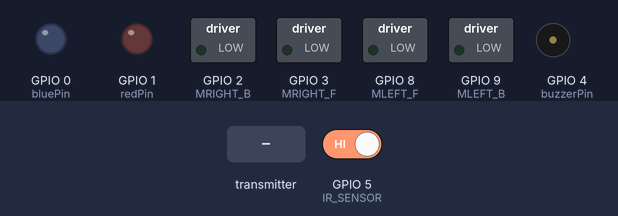
Bench run of a sketch on a simulated ESP32-S3. Parts: switched loads named in the sketch (green lamp = pin HIGH), output pins drawn as LEDs (lit = HIGH), buzzer (waves = sounding). Dashed ring = blinking. Inputs (shaded band) come from the test bench; at power-on: GPIO 5 (IR_SENSOR) HIGH. What the sketch prints to the serial monitor is not drawn.

Above: at 1.2 s.
1.3 s: the transmitter starts sending sysOn = 1
At 1.36 s:
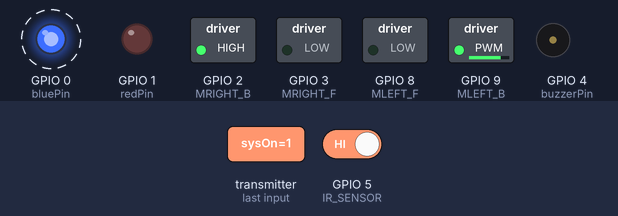
4.8 s: the transmitter starts sending x = 4095
At 4.88 s:
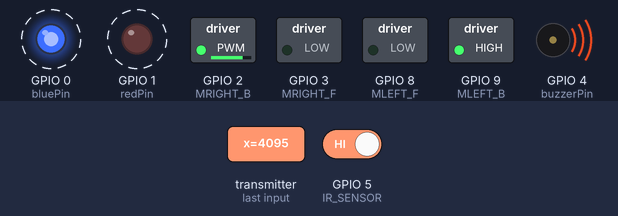
8.3 s: the transmitter starts sending y = 1024
At 8.4 s:
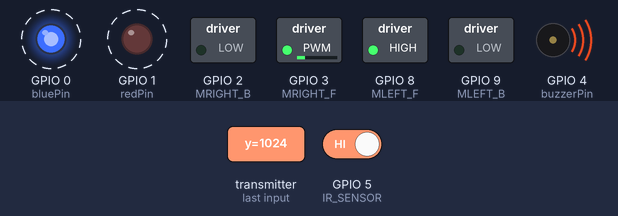
11.8 s: the transmitter starts sending x = 0
At 11.92 s:
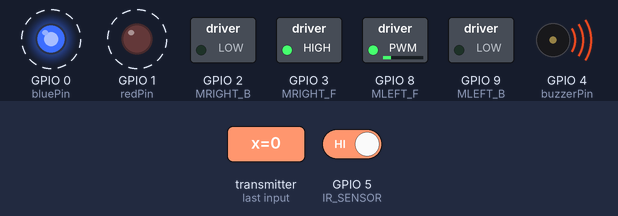
15.3 s: the transmitter starts sending y = 4095
At 15.37 s:
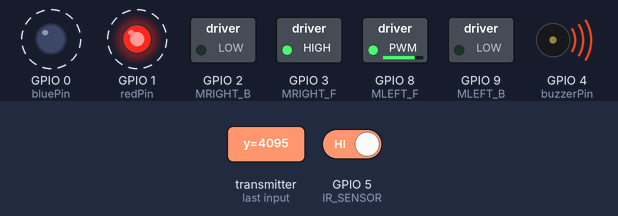
18.8 s: the transmitter starts sending sysOn = 0
At 20.2 s:
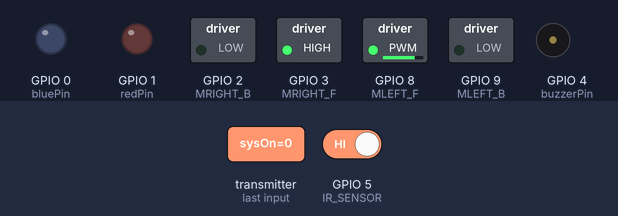
Timing chart, 0 to 21.3 s (numbered marks = the images above; inputs shaded):
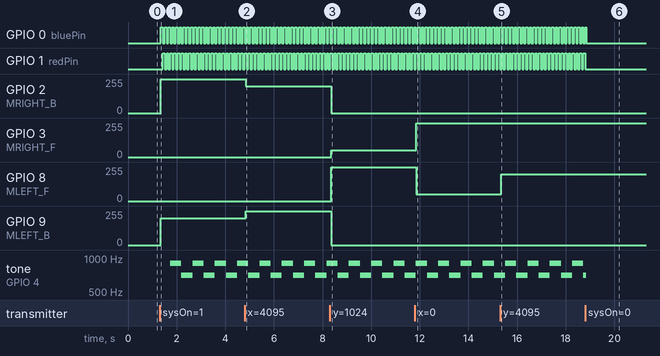

Measured:
- after the input at 1.3 s, GPIO 0 (bluePin): alternates HIGH for 0.08 s and LOW for 0.08 s, starting after 0.05 s; GPIO 1 (redPin): alternates HIGH for 0.08 s and LOW for 0.08 s, starting after 0.13 s
- after the input at 4.8 s, GPIO 2 (MRIGHT_B): 255/255 → 200/255 after 0.05 s; GPIO 9 (MLEFT_B): 200/255 → 255/255 after 0.05 s
- after the input at 8.3 s, GPIO 2 (MRIGHT_B): 200/255 → 0/255 after 0.05 s; GPIO 3 (MRIGHT_F): 0/255 → 50/255 after 0.05 s; GPIO 8 (MLEFT_F): 0/255 → 255/255 after 0.05 s; GPIO 9 (MLEFT_B): 255/255 → 0/255 after 0.05 s
- after the input at 11.8 s, GPIO 3 (MRIGHT_F): 50/255 → 255/255 after 0.05 s; GPIO 8 (MLEFT_F): 255/255 → 50/255 after 0.05 s
- after the input at 15.3 s, GPIO 8 (MLEFT_F): 50/255 → 200/255 after 0.05 s
- after the input at 18.8 s, GPIO 0 (bluePin): goes on until 18.9 s, then stays LOW; GPIO 1 (redPin): goes on until 18.8 s, then stays LOW

The sketch:

MotorController.ino
```cpp
#include <pins_arduino.h>
#include <esp_now.h>
#include <WiFi.h>

/**************** Define pins ****************/
#define MLEFT_F 8 //left forward direction
#define MLEFT_B 9 //left backwards direction
#define MRIGHT_F 3 //right forward direction
#define MRIGHT_B 2 //right backwards direction
#define IR_SENSOR 5 //Distance sensor
#define redPin 1 //Red LED
#define bluePin 0 //Blue LED
#define buzzerPin 4 //Passive Buzzer


/**************** Define Variables ****************/
// LED and Buzzer
const int interval = 75;      //Interval for LED and Buzzer. Defines frequency of turning blue and red
unsigned long prevMillis = 0; //Variable to store miliseconds
int i = 0;                    //Counter
bool sysOn = false;           //Bool to activate or deactivate LEDs and Buzzer

// Motor settings
const int DEADZONE_LOW = 400;   //Lower deadzone for joystick
const int DEADZONE_HIGH = 3700; //Upper deadzone for joystick
const int MAX_SPEEDL = 255;     //Max speed left wheel
const int MAX_SPEEDR = 255;     //Max speed right wheel
const int TURN_SPEED = 200;     //Speed for turns (speed that non dominant wheel will have)
const int HARD_TURN_SPEED = 50; //Speed for hard turns (speed that non dominant wheel will have)

// Telemetry variables (RSSI and obstacle)
float lastRSSI = 0;
unsigned long lastTelemetrySend = 0;
bool currentObstacle = true;


/**************** Data packet structures ****************/
// Note: Must match the transmitter's struct exactly

// Data packet for direction and sysOn (transmitter -> car)
typedef struct {
  int x;
  int y;
  bool sysOn;
} DataPacket;

// Data packet for RSSI (signal strength) and obstacle recognition (car -> transmitter)
typedef struct {
  float RSSI;
  bool obstacle;
} TelemetryPacket;

DataPacket receivedData; //Create DataPacket for received data

// Info for communication with transmitter
uint8_t transmitterMAC[] = {0x9C, 0x9E, 0x6E, 0x06, 0x55, 0x74}; //MAC address of transmitter ESP32 (uint8_t stands for unsigned 8 bits integer)
esp_now_peer_info_t peerInfo; //Declare peer info structure (pre-defined structure to store information of the transmitter)


/**************** onReceive Function (Function that executes when data is received) ****************/
void onReceive(const esp_now_recv_info_t *info, const uint8_t *data, int len) {
  /*
  Note: This function is managed by the esp_now.h library under a callback on the setup function,
  so the arguments are managed by it. These arguments are a structure with info of the transmitter (info),
  the received data (data), and the length of it (len).
  */

  // Copy the received data into memory address of receivedData
  memcpy(&receivedData, data, sizeof(receivedData));

  // Now, receivedData contains the data received in the datapacket

  // Update sysOn with received data
  sysOn = receivedData.sysOn;


  // Pass the raw X and Y directly into the direction processor function
  processMovement(receivedData.x, receivedData.y);

  // Get RSSI.
  /*
  Note: the -> operator access members of a structure or object when you have a pointer to it.
  In this case, *info is a pointer to the structure that stores the info of the transmitter, so
  by using the -> operator we are able to exctract data from the memory address the pointer is
  pointing to, in this case, the rssi.
  */
  lastRSSI = info->rx_ctrl->rssi;
}


/**************** Setup Function ****************/
void setup() {
  Serial.begin(9600); //Setup of serial monitor

  // Setup for all pins
  pinMode(MLEFT_F,OUTPUT);
  pinMode(MLEFT_B,OUTPUT);
  pinMode(MRIGHT_F,OUTPUT);
  pinMode(MRIGHT_B,OUTPUT);
  pinMode(IR_SENSOR, INPUT);
  pinMode(redPin, OUTPUT);
  pinMode(bluePin, OUTPUT);
  pinMode(buzzerPin, OUTPUT);


  /**************** Communication Setup ****************/
  /*
  Note: The ESP-NOW Protocol uses the wifi infrastructure of the board to communicate,
  so it is necessary to set the wifi connection mode the board will be using. ESP-NOW
  works with the Sation (STA) mode, so the following line established that mode.
  */
  WiFi.mode(WIFI_STA);


  //esp_now_init() returns a confirmation value for the initialization of the ESP-NOW protocol.
  //If it hasn't been initialized (!= ESP_OK), print fail status (For debugging)
  if (esp_now_init() != ESP_OK) {
    Serial.println("ESP-NOW init failed");
    return; //Ends the setup() function execution
  }

  //Setup the callback function when data is received. (Function that executes when data is received)
  esp_now_register_recv_cb(onReceive);

  // Print this board's MAC (To paste it into sender and for debugging)
  Serial.print("Receiver MAC: ");
  Serial.println(WiFi.macAddress());

  // Register transmitter as a peer so we can send telemetry back to it
  memcpy(peerInfo.peer_addr, transmitterMAC, 6); // Copy transmitterMAC into peer_addr pointer
  peerInfo.channel = 0; // Set communication channel (0 for simplicity, but subject to change if interference exists)
  peerInfo.encrypt = false; // Set encryption key (false since encryption is not needed)


  // esp_now_add_peer() adds a peer and takes as argument the address to the peer info structure
  // If added succesfully, returns ESP_OK, if not, print debugging message
  if (esp_now_add_peer(&peerInfo) != ESP_OK) {
    Serial.println("Failed to add transmitter as peer");
    return;
  }
}


/**************** processMovement Function ****************/
void processMovement(int x, int y) {
  /*
  This function process the movement given the x and y values received from the potentiometer.
  */

  // Declare direction of joystick based on deadzones
  bool isUp = y > DEADZONE_HIGH;
  bool isDown = y < DEADZONE_LOW;
  bool isRight = x > DEADZONE_HIGH;
  bool isLeft = x < DEADZONE_LOW;

  //Declare speed of motors as 0.
  int leftMotor = 0;
  int rightMotor = 0;

  /*
  Note: each if will declare the speed of the wheels using speed constants (see motor settins section)
  based on the direction the joystick is pointing
  */
  /**** Diagonals (Gentle arcing turns) ****/
  if (isUp && isRight) { //Northeast
    leftMotor = MAX_SPEEDL;
    rightMotor = TURN_SPEED;
  }
  else if (isUp && isLeft) { //Northwest
    leftMotor = TURN_SPEED;
    rightMotor = MAX_SPEEDR;
  }
  else if (isDown && isRight) { //Southeast
    leftMotor = -MAX_SPEEDL;
    rightMotor = -TURN_SPEED;
  }
  else if (isDown && isLeft) { //Southwest
    leftMotor = -TURN_SPEED;
    rightMotor = -MAX_SPEEDR;
  }

  /**** Pure Cardinal Directions ****/
  else if (isUp) { //North
    leftMotor = MAX_SPEEDL;
    rightMotor = MAX_SPEEDR;
  }
  else if (isDown) { //South
    leftMotor = -MAX_SPEEDL;
    rightMotor = -MAX_SPEEDR;
  }
  else if (isRight) { //East
    leftMotor = MAX_SPEEDL;
    rightMotor = HARD_TURN_SPEED;
  }
  else if (isLeft) { //West
    leftMotor = HARD_TURN_SPEED;
    rightMotor = MAX_SPEEDR;
  }

  /**** Center Deadzone ****/
  else {
    leftMotor = 0;
    rightMotor = 0;
  }

  // Once speed is declared, send to motor driver
  MotorControl(leftMotor, rightMotor);
}


/**************** MotorControl Function ****************/
void MotorControl(int speedLeft, int speedRight){
  /*
  Sets the speed of the right and left motor based on the speed given
  (negatives mean counterclockwise)
  speedLeft: -255 to 255
  speedRight: -255 to 255
  */


  // --- LEFT MOTOR ---
  if (speedLeft > 0) {
    // Going Forward
    analogWrite(MLEFT_B, 0);            // Strictly turn off backward PWM first
    analogWrite(MLEFT_F, speedLeft);    // Apply forward PWM
  }
  else if (speedLeft < 0) {
    // Going Backward
    analogWrite(MLEFT_F, 0);              // Strictly turn off forward PWM first
    analogWrite(MLEFT_B, abs(speedLeft)); // Apply backward PWM
  }
  else {
    // Stopped (Neutral)
    analogWrite(MLEFT_F, 0);
    analogWrite(MLEFT_B, 0);
  }

  // --- RIGHT MOTOR ---
  if (speedRight > 0) {
    // Going Forward
    analogWrite(MRIGHT_B, 0);           // Strictly turn off backward PWM first
    analogWrite(MRIGHT_F, speedRight);  // Apply forward PWM
  }
  else if (speedRight < 0) {
    // Going Backward
    analogWrite(MRIGHT_F, 0);               // Strictly turn off forward PWM first
    analogWrite(MRIGHT_B, abs(speedRight)); // Apply backward PWM
  }
  else {
    // Stopped (Neutral)
    analogWrite(MRIGHT_F, 0);
    analogWrite(MRIGHT_B, 0);
  }
}


/**************** Main Loop ****************/
void loop() {
  /*
  Note: Since all the movement is controlled by the callback function onReceive(), the main loop
  only includes code for the telemetry send and LED and Buzzer control
  */

  /**** Telemetry ****/
  // If 1 second hasn't passed since last telemetry communication, don't send telemetry
  if (millis() - lastTelemetrySend > 1000) {
    TelemetryPacket telemetry; //Declare telemetry structure packet

    telemetry.RSSI = lastRSSI; //Store RSSI in telemtry packet

    // Check for obstacle using IR Sensor and store in local variable
    /*
    Note: LOW output (0) means there's an obstacle in front of it, while HIGH (1) means
    there's nothing
    */
    if(digitalRead(IR_SENSOR) == 0){
      currentObstacle = true;
      telemetry.obstacle = true;
    }else{
      telemetry.obstacle = false;
      currentObstacle = false;
    }

    // Send telemetry data to receiver using esp_now_send(function)
    esp_now_send(transmitterMAC, (uint8_t *)&telemetry, sizeof(telemetry));

    lastTelemetrySend = millis(); // Reset the timer

  }


  /**** LED and Buzzer system ****/
  //When sysOn is true:
  if (sysOn) {
    // Check current time
    unsigned long nowMillis = millis();

    // If the time passed since prevMilis es greater or equal to interval:
    if (nowMillis - prevMillis >= interval) {
      prevMillis = nowMillis; //Save current milis() as prevMilis

      i++; //Increase counter
      if (i % 2 == 0) { // odd checks to toggle lights
        digitalWrite(redPin, HIGH);
        digitalWrite(bluePin, LOW);
      } else {
        digitalWrite(redPin, LOW);
        digitalWrite(bluePin, HIGH);
      }
      if (i == 6) { // toggles the buzzer every 6 loops (450ms)
        tone(buzzerPin, 900);
      }
      else if (i >= 12) {
        tone(buzzerPin, 700);
        i = 0; // Reset the cycle
      }
    }
  }
  else { // If sysOn is false, turns LED and Buzzer off
    digitalWrite(redPin, LOW);
    digitalWrite(bluePin, LOW);
    noTone(buzzerPin);
    i = 0;
  }

  delay(5);
}
```
